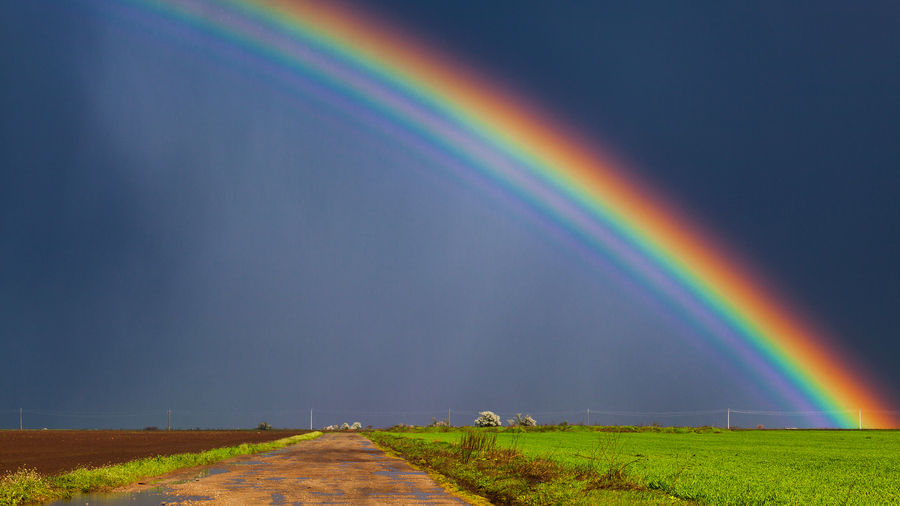
#> input picture project 3/rainbow.jpg, 900 x 506 px, found by its file name
$ python masking2.py
#> lines starting #> are read from the running program, lines starting #| are printed output that depends on the picture; after the words box and inside, x2 and y2 are one past the last pixel; in counts of white or black regions, pixels touching at a corner belong together
import cv2
import numpy as np
import time

count = 0
bg = "white"

rainbow = cv2.imread(r"C:\Users\koval\Desktop\jetlearn python\open cv\project 3\rainbow.jpg")
#> rainbow is the input picture: shape (506, 900, 3); mean B, G, R 102.9, 95.6, 84.1

hsvcode = cv2.cvtColor(rainbow,cv2.COLOR_BGR2HSV)
#> hsvcode: shape (506, 900, 3); mean H, S, V 91.7, 128.7, 125.5
lb1 = np.array([0,100,100])
ub1 = np.array([10,255,255])
lb2 = np.array([160,100,100])
ub2 = np.array([179,255,255])
lb3 = np.array([11,100,100])
ub3 = np.array([25,255,255])
lb4 = np.array([146,100,100])
ub4 = np.array([159,255,255])
lb5 = np.array([131,100,100])
ub5 = np.array([145,255,255])

mask1 = cv2.inRange(hsvcode,lb1,ub1)
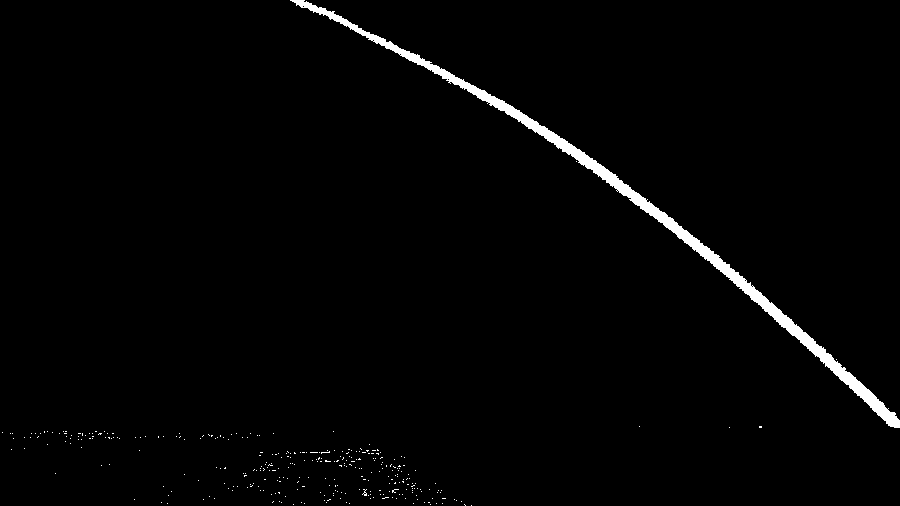
#> mask1: shape (506, 900); 1.6% white; 324 white regions (323 under 20 px), largest, box (x1, y1, x2, y2) and area: (290, 0, 900, 428) 6952
mask2 = cv2.inRange(hsvcode,lb2,ub2)
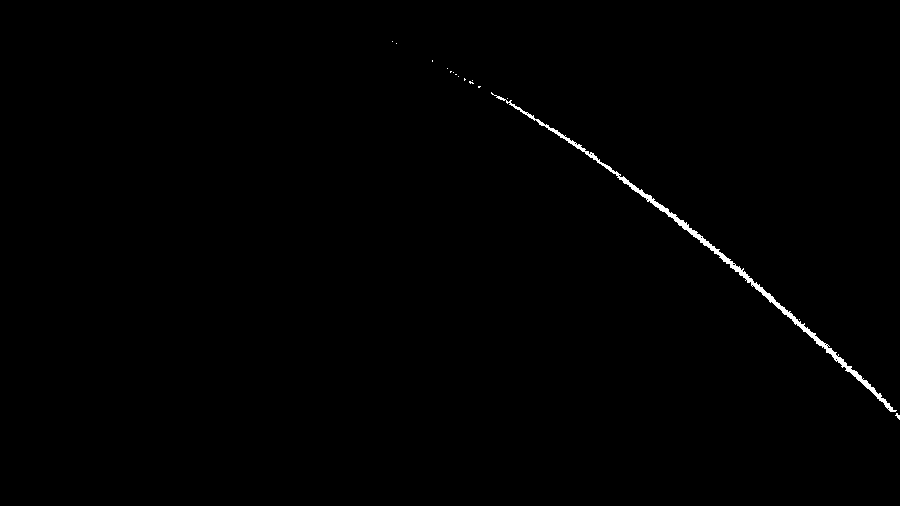
#> mask2: shape (506, 900); 0.5% white; 16 white regions (15 under 20 px), largest, box (x1, y1, x2, y2) and area: (491, 92, 897, 412) 2214
mask3 = cv2.inRange(hsvcode,lb3,ub3)
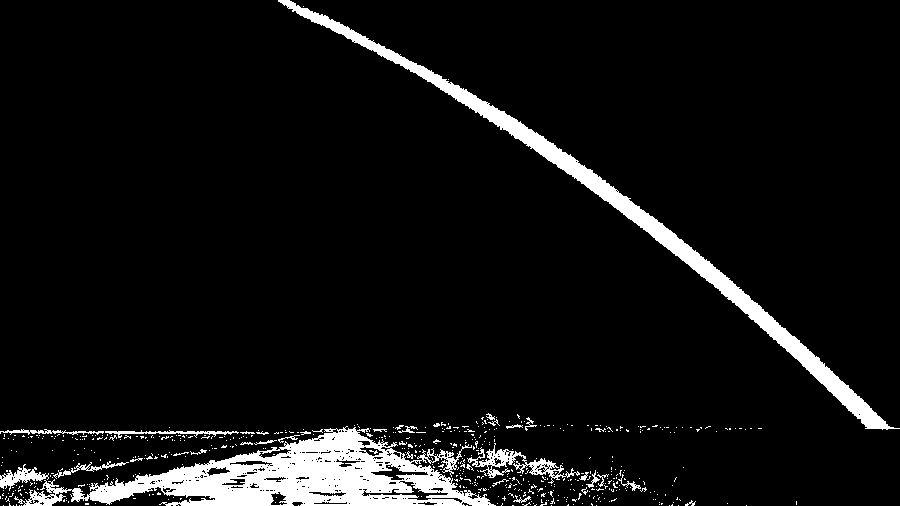
#> mask3: shape (506, 900); 6.8% white; 554 white regions (521 under 20 px), largest, box (x1, y1, x2, y2) and area: (14, 426, 496, 506) 15768, (278, 0, 900, 430) 10367, (467, 443, 580, 484) 1084
mask4 = cv2.inRange(hsvcode,lb4,ub4)
#> mask4: shape (506, 900); every value is 0
mask5 = cv2.inRange(hsvcode,lb5,ub5)
maska = cv2.bitwise_or(mask1,mask2)
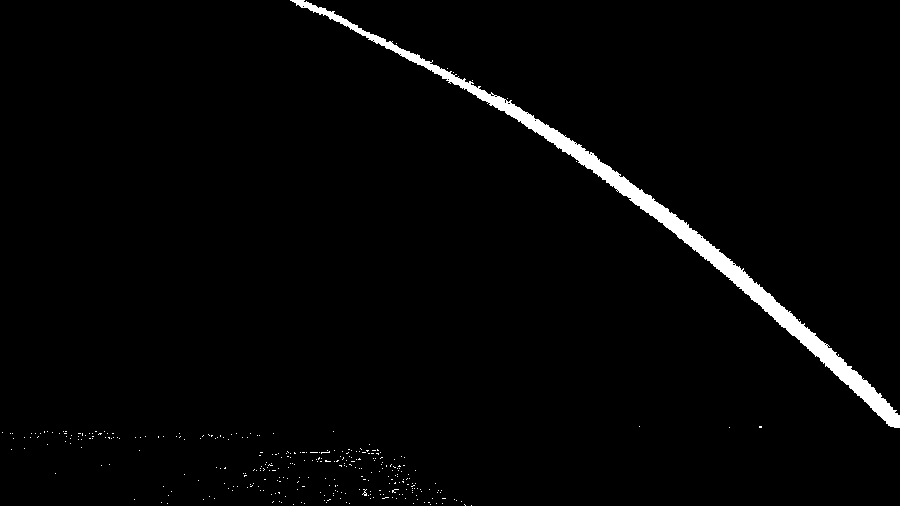
#> maska: shape (506, 900); 2.1% white; 329 white regions (328 under 20 px), largest, box (x1, y1, x2, y2) and area: (290, 0, 900, 428) 9212
cv2.imshow("screen",maska)
maskb = cv2.bitwise_or(maska,mask3)
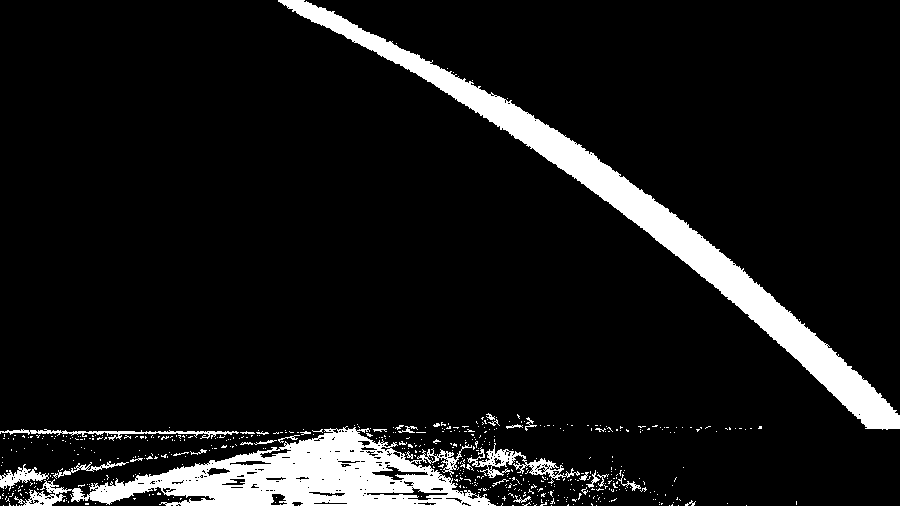
#> maskb: shape (506, 900); 8.9% white; 554 white regions (522 under 20 px), largest, box (x1, y1, x2, y2) and area: (278, 0, 900, 430) 19582, (14, 426, 496, 506) 16194, (467, 443, 580, 484) 1084
cv2.imshow("screen1",maskb)
maskc = cv2.bitwise_or(maskb,mask4)
cv2.imshow("screen2",maskc)
maskd = cv2.bitwise_or(maskc,mask5)
cv2.imshow("screen3",maskd)
kernel = np.ones((2,2),np.uint8)
mask = cv2.morphologyEx(maskd,cv2.MORPH_OPEN,kernel)
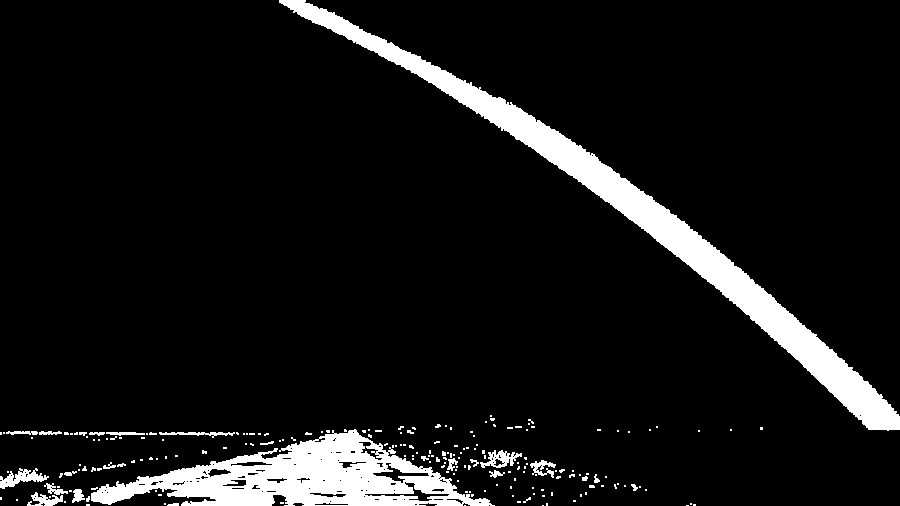
#> mask: shape (506, 900); 8.2% white; 202 white regions (176 under 20 px), largest, box (x1, y1, x2, y2) and area: (279, 0, 900, 431) 19482, (91, 429, 495, 506) 14311, (0, 468, 49, 489) 455
rainbow[mask>0]=[81,62,39]
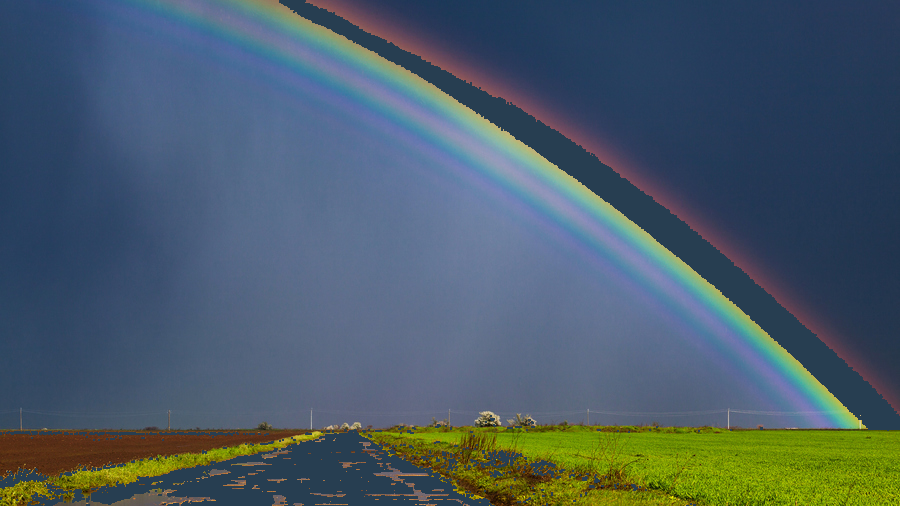
#> rainbow: shape (506, 900, 3); mean B, G, R 104.2, 91.6, 73.8
cv2.imshow("screen4",rainbow)
cv2.waitKey(0)
cv2.destroyAllWindows()
